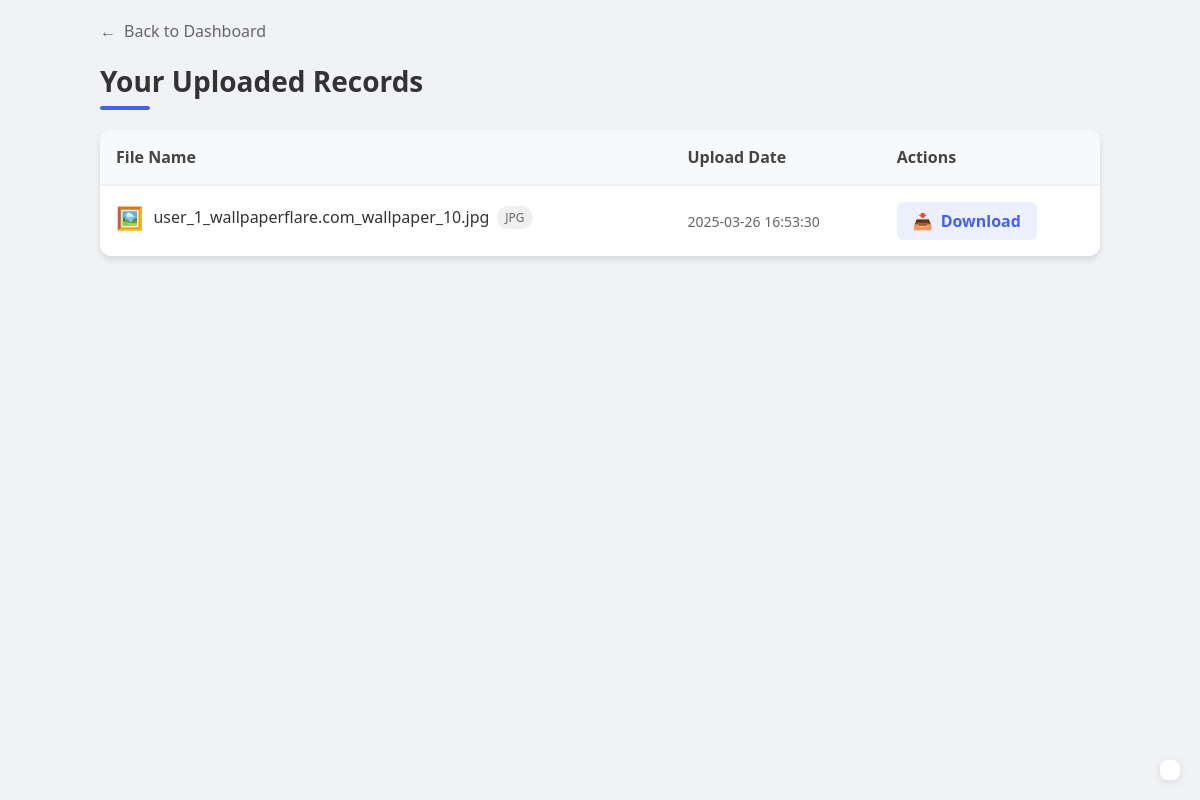
Before: /records (signed in) with the older database file.
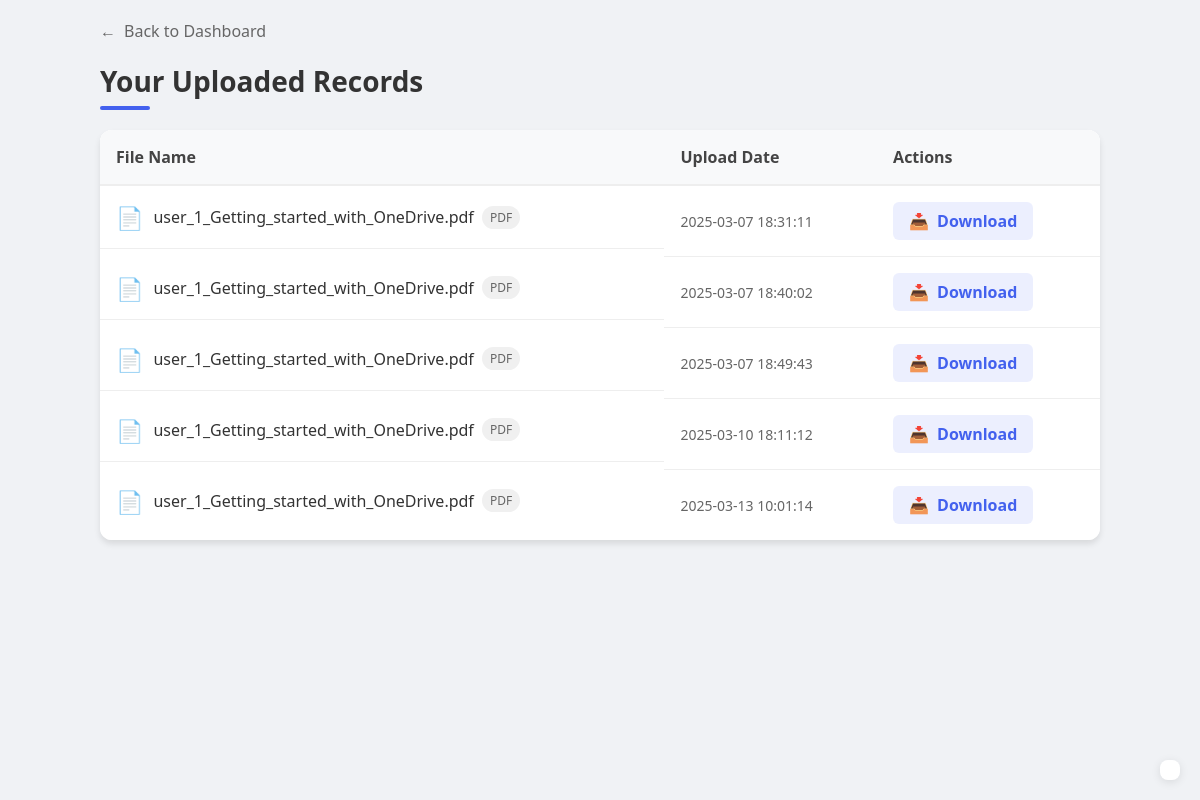
After: the same page with the newer database file.
### tables this page shows
CREATE TABLE "health_records" (
    id INTEGER PRIMARY KEY AUTOINCREMENT,
    user_id INTEGER,
    file_name TEXT,
    file_path TEXT,
    upload_date TIMESTAMP DEFAULT CURRENT_TIMESTAMP,
    FOREIGN KEY(user_id) REFERENCES users(id)
);

### app.py (the view)
@app.route('/records')
def records():
    if 'user_id' not in session:
        return redirect(url_for('login'))
    conn = get_db_connection()
    cur = conn.cursor()
    cur.execute('''
        SELECT file_name, upload_date
        FROM health_records
        WHERE user_id=?
    ''', (session['user_id'],))
    records = cur.fetchall()
    conn.close()
    return render_template('records.html', records=records)

### app.py (called while the page is built)
def get_db_connection():
    conn = sqlite3.connect(DATABASE)
    conn.row_factory = sqlite3.Row
    return conn

@app.before_request
def before_request():
    if 'user_id' in session:
        conn = get_db_connection()
        cur = conn.cursor()
        cur.execute('SELECT * FROM user_preferences WHERE user_id = ?', (session['user_id'],))
        preferences = cur.fetchone()
        conn.close()
        if preferences:
            g.theme_color = preferences['theme_color']
            g.dark_mode = preferences['dark_mode']
            g.language = preferences['language']
        else:
            g.theme_color = 'blue'
            g.dark_mode = False
            g.language = 'en'
    else:
        g.theme_color = 'blue'
        g.dark_mode = False
        g.language = 'en'

@app.context_processor
def inject_preferences():
    return {
        'theme_color': getattr(g, 'theme_color', 'blue'),
        'dark_mode': getattr(g, 'dark_mode', False),
        'current_language': getattr(g, 'language', 'en')
    }

@app.context_processor
def inject_translate_settings():
    return {
        'GOOGLE_TRANSLATE_LANGUAGES': {
            'hi': 'Hindi',
            'bn': 'Bengali',
            'te': 'Telugu',
            'mr': 'Marathi',
            'ta': 'Tamil',
            'ur': 'Urdu',
            'gu': 'Gujarati',
            'kn': 'Kannada',
            'ml': 'Malayalam',
            'pa': 'Punjabi',
            'or': 'Odia',
            'as': 'Assamese',
            'sd': 'Sindhi',
            'en': 'English'
        }
    }

### templates/records.html (shortened to what this page needs)
{% extends "base.html" %}
{% block content %}
<!DOCTYPE html>
<html lang="en">
<head>
</head>
<body>
    <div class="records-container">
        <a href="{{ url_for('dashboard') }}" class="btn-back">
            <span class="back-icon">←</span> Back to Dashboard
        </a>
        <div class="records-header">
            <h1 class="records-title">Your Uploaded Records</h1>
        </div>
        <div class="records-card">
            {% if records %}
            <table class="records-table">
                <thead>
                    <tr>
                        <th>File Name</th>
                        <th>Upload Date</th>
                        <th>Actions</th>
                    </tr>
                </thead>
                <tbody>
                    {% for record in records %}
                    <tr>
                        <td class="file-name">
                            {% if record['file_name'].endswith('.pdf') %}
                                <span class="file-icon">📄</span>
                            {% elif record['file_name'].endswith(('.jpg', '.jpeg', '.png')) %}
                                <span class="file-icon">🖼️</span>
                            {% elif record['file_name'].endswith('.docx') %}
                                <span class="file-icon">📝</span>
                            {% else %}
                                <span class="file-icon">📋</span>
                            {% endif %}
                            {{ record['file_name'] }}
                            {% if record['file_name'].endswith('.pdf') %}
                                <span class="file-type">PDF</span>
                            {% elif record['file_name'].endswith('.jpg') %}
                                <span class="file-type">JPG</span>
                            {% elif record['file_name'].endswith('.png') %}
                                <span class="file-type">PNG</span>
                            {% elif record['file_name'].endswith('.docx') %}
                                <span class="file-type">DOCX</span>
                            {% endif %}
                        </td>
                        <td class="record-date">{{ record['upload_date'] }}</td>
                        <td>
                            <a href="{{ url_for('download_file', filename=record['file_name']) }}" class="download-btn">
                                <span class="download-icon">📥</span> Download
                            </a>
                        </td>
                    </tr>
                    {% endfor %}
                </tbody>
            </table>
            {% else %}
            <div class="empty-state">
                <div class="empty-icon">📁</div>
                <p class="empty-text">No records uploaded yet.</p>
                <a href="#" class="btn btn-primary">Upload Your First Record</a>
            </div>
            {% endif %}
        </div>
    </div>
</body>
</html>
{% endblock %}

### templates/base.html (shortened to what this page needs)
<!DOCTYPE html>
<html lang="{{ current_language }}">
<head>
    <link rel="stylesheet" href="{{ url_for('static', filename='css/theme.css') }}">
    <link rel="stylesheet" href="{{ url_for('static', filename='css/global.css') }}">
</head>
<body {% if dark_mode %}data-theme="dark"{% endif %}>
    <div id="app">
        {% block content %}{% endblock %}
    </div>
    <div id="google_translate_element"></div>
</body>
</html>

### static/css/theme.css (style rules this page uses)
:root { --bg-color: #f8f9fa; --card-bg: #ffffff; --text-color: #333; --text-secondary: #666; --border-color: #e0e0e0; }

### static/css/global.css (style rules this page uses)
:root { --theme-color: #007bff; --theme-hover: #0056b3; --bg-color: #f8f9fa; --text-color: #333; --card-bg: #fff; }
body { background-color: var(--bg-color); color: var(--text-color); font-family: -apple-system, BlinkMacSystemFont, 'Segoe UI', Roboto, Oxygen, Ubuntu, Cantarell, 'Open Sans', 'Helvetica Neue', sans-serif; }
table { background-color: var(--card-bg); color: var(--text-color); border-color: var(--border-color); }
tr:nth-child(even) { background-color: var(--table-stripe); }
a { color: var(--link-color); }

### templates/base.html (style rules this page uses)
#google_translate_element { position: fixed; bottom: 20px; right: 20px; z-index: 1000; background: white; padding: 10px; border-radius: 8px; box-shadow: 0 2px 10px rgba(0,0,0,0.1); }
body { top: 0 !important; }

### templates/records.html (style rules this page uses)
:root { --primary: #4361ee; --secondary: #3f37c9; --success: #4cc9f0; --light-bg: #f8f9fa; --card-shadow: 0 4px 6px rgba(0, 0, 0, 0.1); }
* { margin: 0; padding: 0; box-sizing: border-box; font-family: 'Segoe UI', Tahoma, Geneva, Verdana, sans-serif; }
body { background-color: #f0f2f5; color: #333; padding: 20px; }
.records-container { max-width: 1000px; margin: 0 auto; }
.records-header { margin-bottom: 30px; display: flex; justify-content: space-between; align-items: center; }
.records-title { font-size: 28px; font-weight: 700; color: #333; position: relative; }
.records-title::after { content: ""; position: absolute; left: 0; bottom: -10px; width: 50px; height: 4px; background: var(--primary); border-radius: 2px; }
.records-card { background: white; border-radius: 12px; box-shadow: var(--card-shadow); overflow: hidden; }
.records-table { width: 100%; border-collapse: collapse; }
.records-table th { background-color: #f8f9fa; padding: 16px; text-align: left; font-weight: 600; color: #444; border-bottom: 2px solid #eee; }
.records-table td { padding: 16px; border-bottom: 1px solid #eee; vertical-align: middle; }
.records-table tr:last-child td { border-bottom: none; }
.file-icon { font-size: 22px; color: #666; margin-right: 10px; vertical-align: middle; }
.file-name { display: flex; align-items: center; }
.file-type { display: inline-block; font-size: 12px; color: #666; background-color: #f0f0f0; padding: 3px 8px; border-radius: 12px; margin-left: 8px; }
.download-btn { display: inline-flex; align-items: center; justify-content: center; color: var(--primary); background-color: rgba(67, 97, 238, 0.1); border-radius: 6px; padding: 8px 16px; font-weight: 600; text-decoration: none; transition: all 0.2s; }
.download-icon { margin-right: 8px; }
.record-date { color: #666; font-size: 14px; }
.btn-back { display: inline-flex; align-items: center; color: #666; text-decoration: none; font-size: 16px; margin-bottom: 20px; transition: color 0.2s; }
.back-icon { margin-right: 8px; }

Changed rows visible on the page:
removed health_records: file_name "user_1_wallpaperflare.com_wallpaper_10.jpg", shows "JPG", upload_date "2025-03-26 16:53:30"
added health_records: file_name "user_1_Getting_started_with_OneDrive.pdf", shows "PDF", upload_date "2025-03-07 18:31:11"
added health_records: file_name "user_1_Getting_started_with_OneDrive.pdf", shows "PDF", upload_date "2025-03-07 18:40:02"
added health_records: file_name "user_1_Getting_started_with_OneDrive.pdf", shows "PDF", upload_date "2025-03-07 18:49:43"
added health_records: file_name "user_1_Getting_started_with_OneDrive.pdf", shows "PDF", upload_date "2025-03-10 18:11:12"
added health_records: file_name "user_1_Getting_started_with_OneDrive.pdf", shows "PDF", upload_date "2025-03-13 10:01:14"
